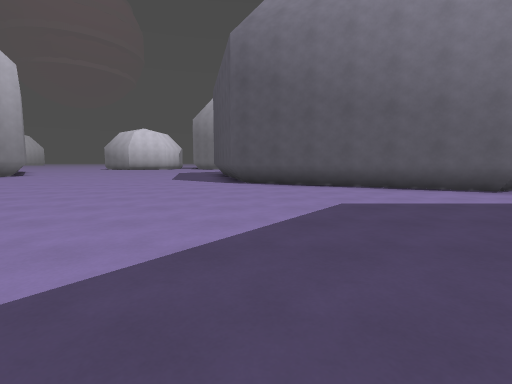
[1] (above)

20 first-person views from a walk through a 3-D level made in the Godot game engine. The camera is 1.3 m above the floor, tilts 6° down and sees 85° across. The floor is counted in squares, 2 m on a side. Each view is taken from the middle of a square. On the plan, view 1 faces up. The plan holds only what a view shows up to about 9 squares ahead; the rest is blank. The place goes on beyond the plan. Some surface patterns are stand-ins.

[2]
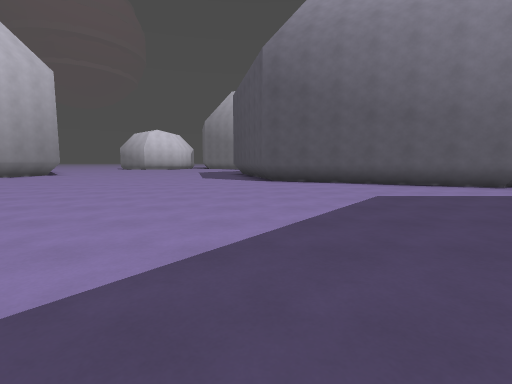

[3]
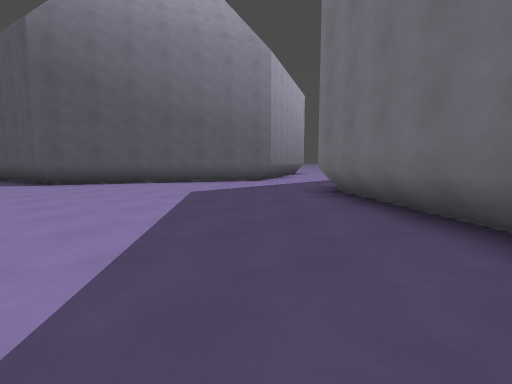

[4]
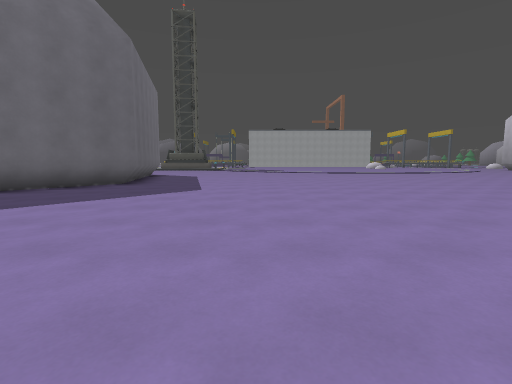

[5]
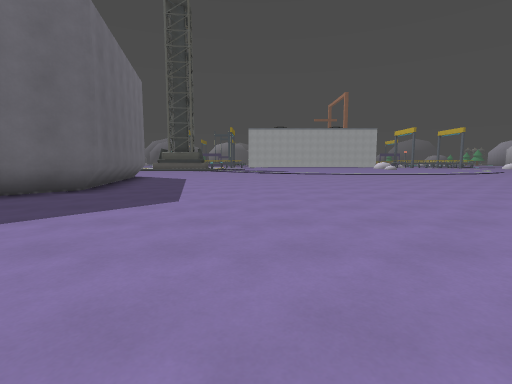

[6]
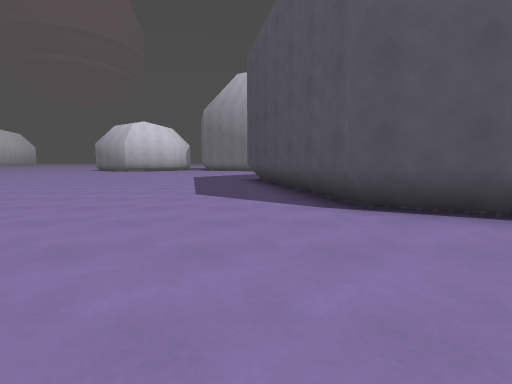

[7]
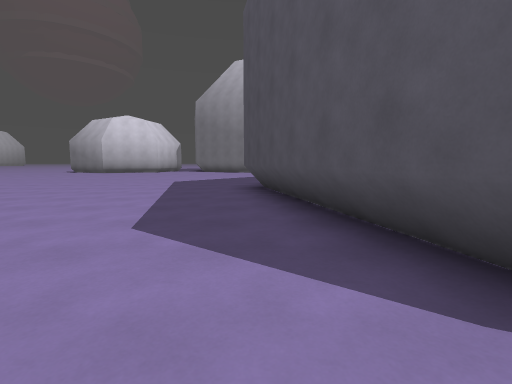

[8]
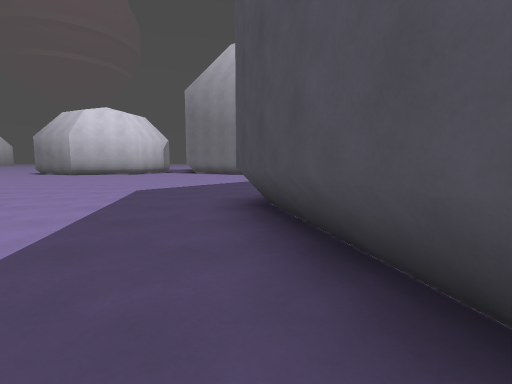

[9]
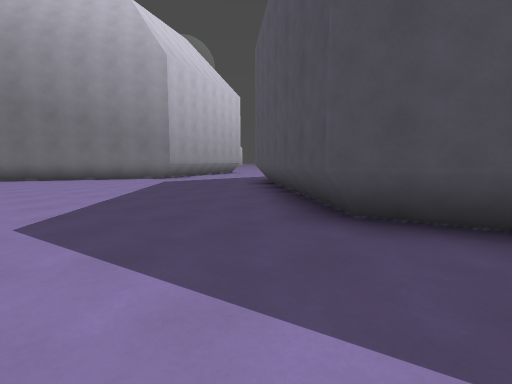

[10]
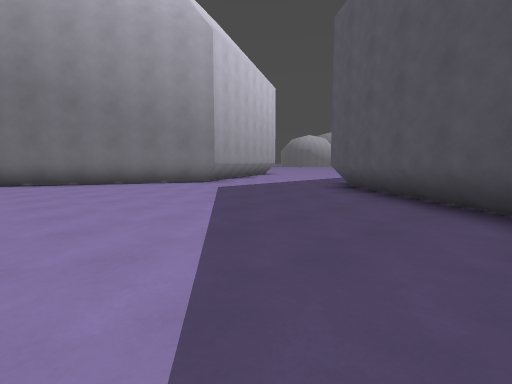

[11]
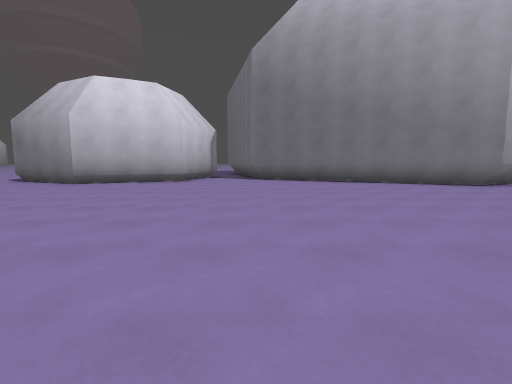

[12]
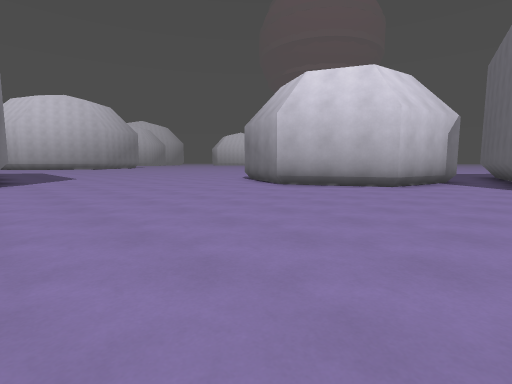

[13]
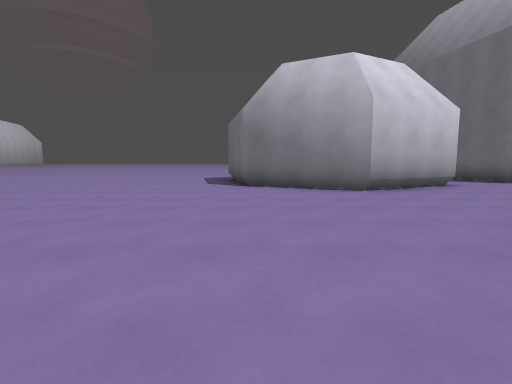

[14]
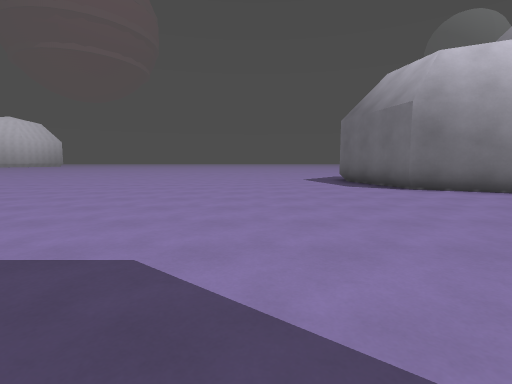

[15]
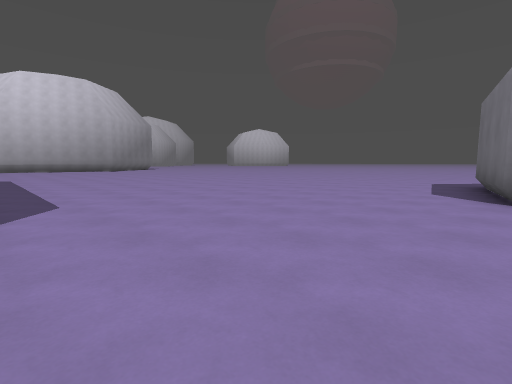

[16]
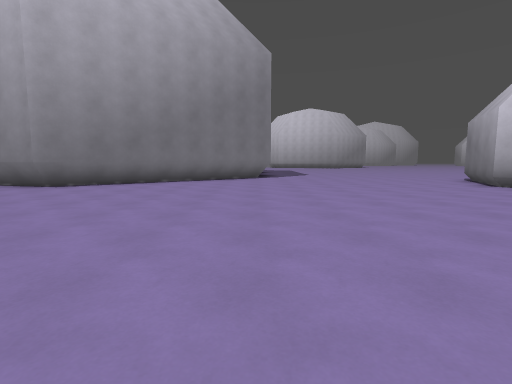

[17]
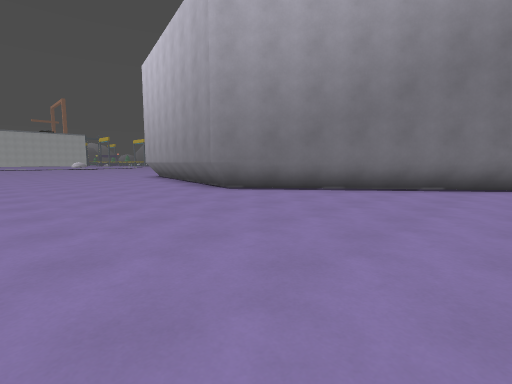

[18]
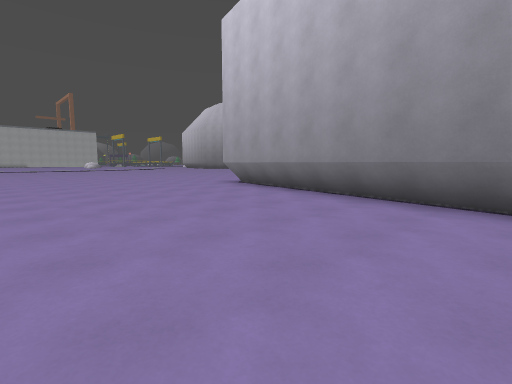

[19]
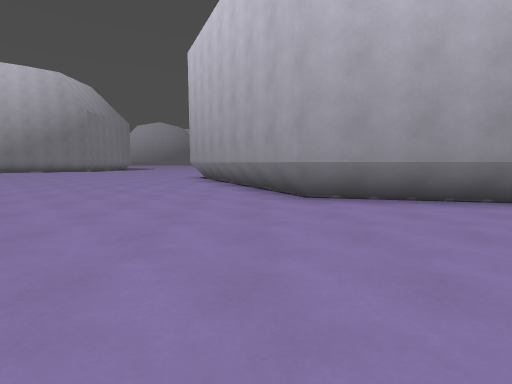

[20]
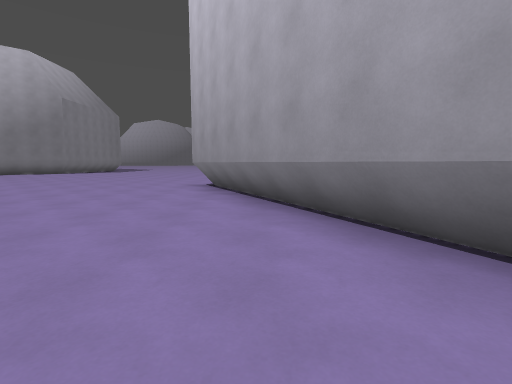

### Floor plan
Points are (right, up) in squares from view 1. A wall is a line through its corners. A room is listed if a view was taken in it or the views show most of it. See-through windows are left out.
Room 1 (views 1, 2, 3, 4, 5, 6, 7, 8, 9, 10, 11, 12, 13, 14, 15, 16, 17, 18, 19, 20)
walls: (-12.8, 5.7) (-20, 2.2); (-16, 19.6) (-11, 13.4) (-12.8, 5.9); (-2.2, 15.8) (2.1, 21.1); (-0.8, 8.8) (-2.3, 15.4); (-0.4, -2.5) (3.7, 2.7); (5.4, 5.8) (-0.6, 8.7); (-6.1, 27.6) (-6.5, 29.5); (1.4, 24.9) (0.6, 24.5) (-4.6, 27); (-7.8, 29.6) (-8.5, 26.7) (-11.4, 25.3) (-14.3, 26.7) (-15, 29.6); (0.2, -5.1) (-0.3, -2.7)
low walls: (-12.8, 5.9) (-20, 2.4); (-15.6, 18.7) (-11.3, 13.4) (-13, 5.8); (-15.8, 18.7) (-11.5, 13.4) (-13.2, 5.9) (-17.4, 3.9); (-17.5, 3.9) (-19.4, 3); (-1, 11.5) (-1.9, 15.5); (-2.1, 15.6) (2.1, 20.9); (-0.6, 8.7) (-2.1, 15.4) (0.4, 18.5); (0.5, 18.6) (1.4, 19.7); (1.5, 19.8) (2.2, 20.7); (-0.3, -2.7) (3.8, 2.5); (5.9, 6.4) (5.4, 6.1) (-0.4, 8.9) (-0.9, 11.4); (-2.5, 26.5) (-4.3, 27.4); (-0.5, 25.5) (-2.3, 26.4); (2, 25.5) (0.5, 24.8) (-4.7, 27.3); (0.4, -5) (-0.1, -2.7) (3.9, 2.4)

Where each view was taken, in squares from view 1:
view 1: 0 up, 0 right, facing up
view 2: 1 down, 1 left, facing up
view 3: 1 down, 2 left, facing up-right
view 4: 6 up, 4 left, facing down
view 5: 4 up, 4 left, facing down
view 6: 5 up, 2 left, facing up
view 7: 8 up, 2 left, facing up
view 8: 11 up, 2 left, facing up
view 9: 14 up, 5 left, facing up-right
view 10: 17 up, 5 left, facing up-right
view 11: 17 up, 6 left, facing up
view 12: 19 up, 6 left, facing up-left
view 13: 19 up, 14 left, facing up
view 14: 20 up, 18 left, facing up
view 15: 21 up, 14 left, facing up-left
view 16: 19 up, 4 left, facing left
view 17: 19 up, 7 left, facing down-left
view 18: 13 up, 7 left, facing down-left
view 19: 5 up, 8 left, facing left
view 20: 4 up, 12 left, facing left
